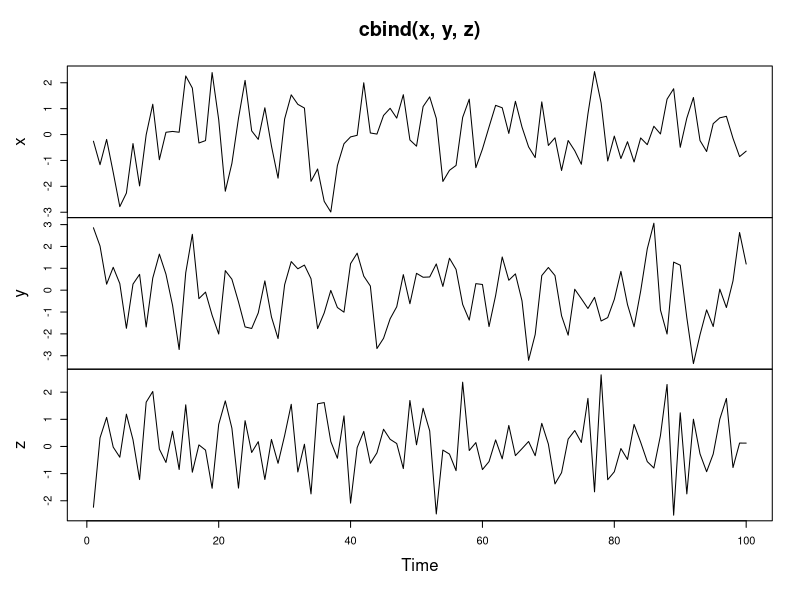
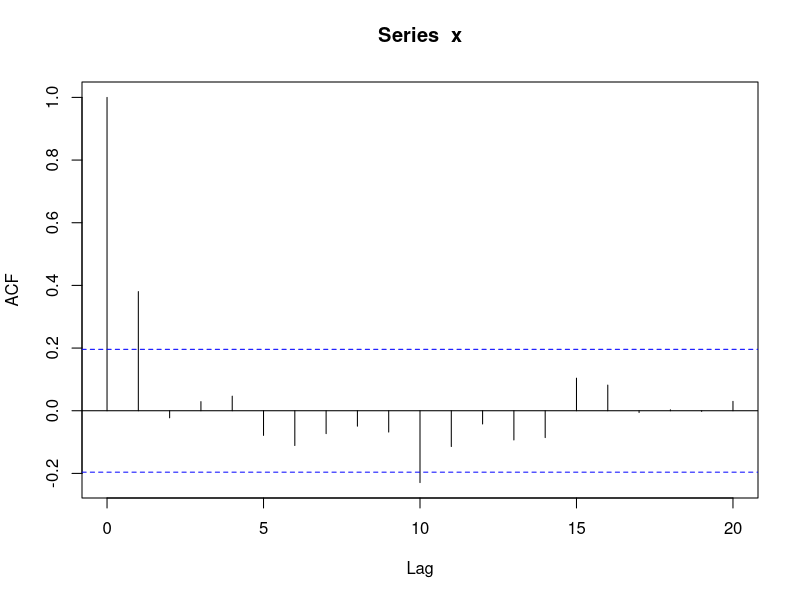
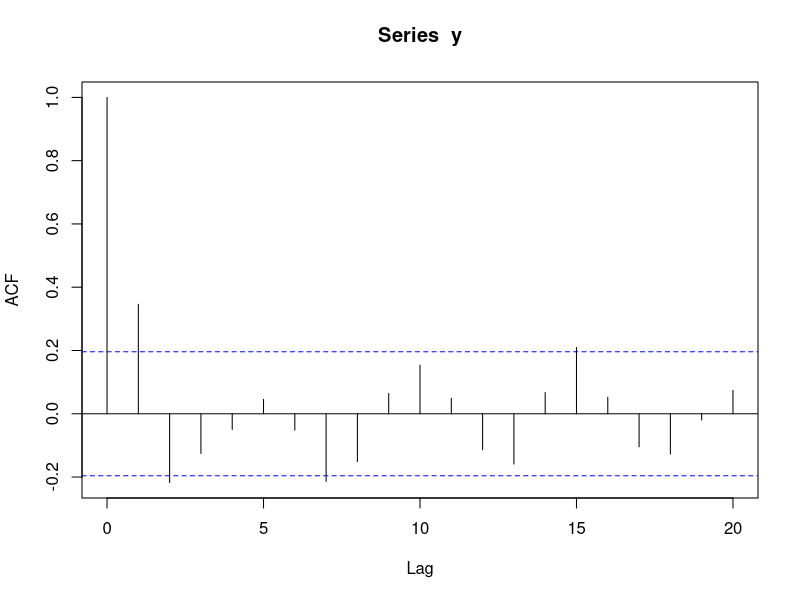
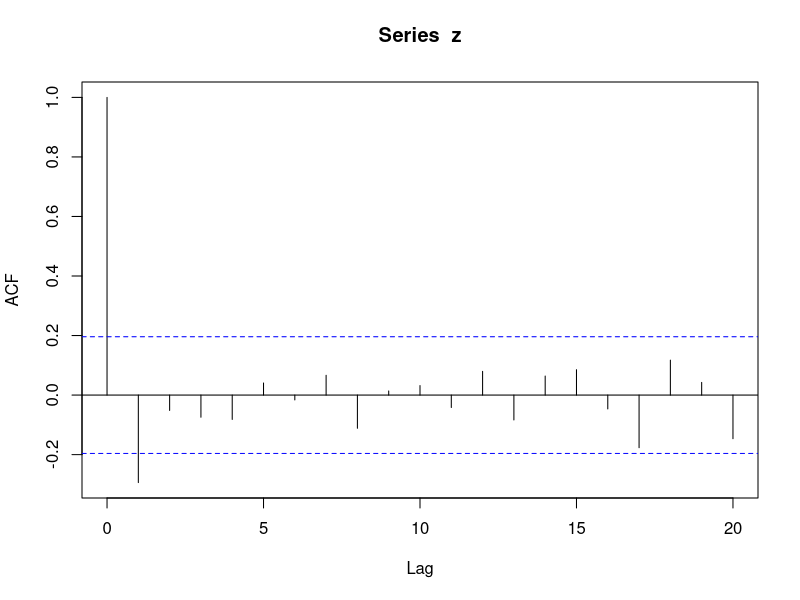
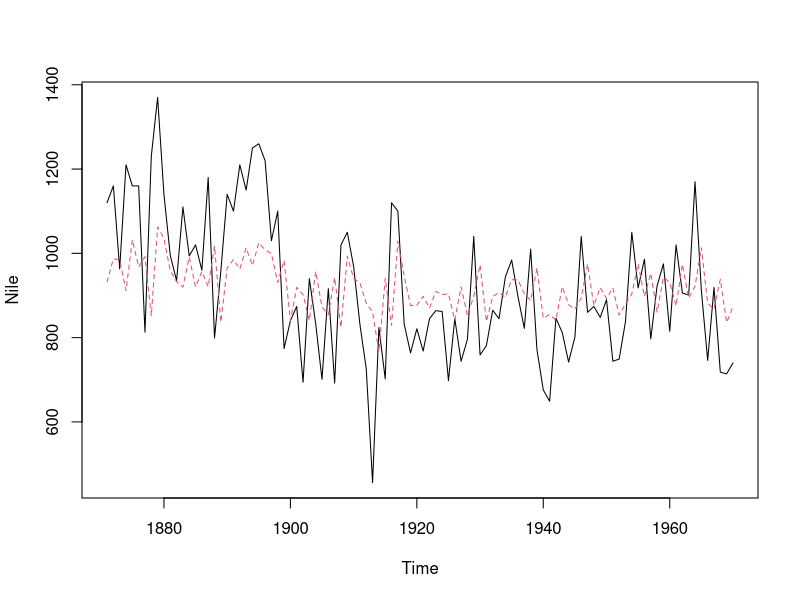

Write the R code that produced these figures, in order.
# The simple moving average (MA) model is a parsimonious time series model used to account for very short-run autocorrelation. 
# It does have a regression like form, but here each observation is regressed on the previous innovation, which is not actually observed. 
# Like the autoregressive (AR) model, the MA model includes the white noise (WN) model as special case.

# As with previous models, the MA model can be simulated using the arima.sim() command by setting the model argument to list(ma = theta), 
# where theta is a slope parameter from the interval (-1, 1). Once again, you also need to specifcy the series length using the n argument.

# In this exercise, you'll simulate and plot thre MA models with slope parameters 0.5, 0.9, and -0.5, respectively.

# Generate MA model with slope 0.5
x <- arima.sim(model = list(ma = 0.5), n = 100)

# Generate MA model with slope 0.9
y <- arima.sim(model = list(ma = 0.9), n = 100)

# Generate MA model with slope -0.5
z <- arima.sim(model = list(ma = -0.5), n = 100)

# Plot all three models together
plot.ts(cbind(x, y, z))

#Estimate the autocorrelation function (ACF) for a moving average

# Now that you've simulated some MA data using the arima.sim() command, you may want to estimate the autocorrelation functions (ACF) for your data. 
# As in the previous chapter, you can use the acf() command to generate plots of the autocorrelation in your MA data.

# In this exercise, you'll use acf() to estimate the ACF for three simulated MA series, x, y, and z. 
# These series have slope parameters of 0.4, 0.9, and -0.75, respectively, and are shown in the figure on the right.

# Instructions
# Calculate ACF for x
acf(x)

# Calculate ACF for y
acf(y)

# Calculate ACF for z
acf(z)

##---
#Estimate the simple moving average model

#Now that you've simulated some MA models and calculated the ACF from these models, your next step is to 
# fit the simple moving average (MA) model to some data using the arima() command. For a given time series 
# x we can fit the simple moving average (MA) model using arima(..., order = c(0, 0, 1)). Note for reference 
# that an MA model is an ARIMA(0, 0, 1) model.

# In this exercise, you'll practice using a preloaded time series (x, shown in the plot on the right) as well 
# as the Nile dataset used in earlier chapters.

# Fit the MA model to x
arima(x, order = c(0, 0, 1))

# Paste the slope (ma1) estimate below
0.7928

# Paste the slope mean (intercept) estimate below
0.1589

# Paste the innovation variance (sigma^2) estimate below
0.9576

# Fit the MA model to Nile
MA <- arima(Nile, order = c(0, 0, 1))
print(MA)

# Plot Nile and MA_fit 
ts.plot(Nile)
MA_fit <- Nile - resid(MA)
points(MA_fit, type = "l", col = 2, lty = 2)

